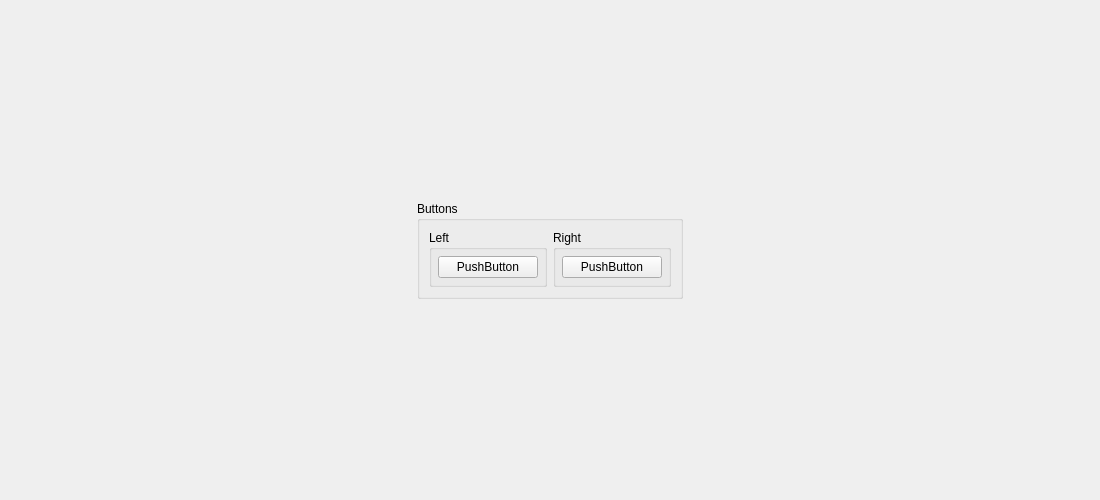
<?xml version="1.0" encoding="UTF-8"?>
<ui version="4.0">
 <class>ControllerBindingWidget_Mouse</class>
 <widget class="QWidget" name="ControllerBindingWidget_Mouse">
  <property name="geometry">
   <rect>
    <x>0</x>
    <y>0</y>
    <width>1100</width>
    <height>500</height>
   </rect>
  </property>
  <property name="sizePolicy">
   <sizepolicy hsizetype="MinimumExpanding" vsizetype="Preferred">
    <horstretch>0</horstretch>
    <verstretch>0</verstretch>
   </sizepolicy>
  </property>
  <property name="minimumSize">
   <size>
    <width>1100</width>
    <height>500</height>
   </size>
  </property>
  <property name="windowTitle">
   <string>Form</string>
  </property>
  <layout class="QGridLayout" name="gridLayout">
   <item row="0" column="1">
    <spacer name="verticalSpacer_2">
     <property name="orientation">
      <enum>Qt::Vertical</enum>
     </property>
     <property name="sizeHint" stdset="0">
      <size>
       <width>20</width>
       <height>187</height>
      </size>
     </property>
    </spacer>
   </item>
   <item row="1" column="0">
    <spacer name="horizontalSpacer">
     <property name="orientation">
      <enum>Qt::Horizontal</enum>
     </property>
     <property name="sizeHint" stdset="0">
      <size>
       <width>405</width>
       <height>20</height>
      </size>
     </property>
    </spacer>
   </item>
   <item row="1" column="1">
    <widget class="QGroupBox" name="groupBox">
     <property name="title">
      <string>Buttons</string>
     </property>
     <layout class="QGridLayout" name="gridLayout_5">
      <item row="1" column="0" colspan="2">
       <widget class="QGroupBox" name="groupBox_3">
        <property name="title">
         <string>Left</string>
        </property>
        <layout class="QGridLayout" name="gridLayout_2">
         <property name="leftMargin">
          <number>6</number>
         </property>
         <property name="topMargin">
          <number>6</number>
         </property>
         <property name="rightMargin">
          <number>6</number>
         </property>
         <property name="bottomMargin">
          <number>6</number>
         </property>
         <item row="0" column="0">
          <widget class="InputBindingWidget" name="Left">
           <property name="minimumSize">
            <size>
             <width>100</width>
             <height>0</height>
            </size>
           </property>
           <property name="maximumSize">
            <size>
             <width>100</width>
             <height>16777215</height>
            </size>
           </property>
           <property name="text">
            <string>PushButton</string>
           </property>
          </widget>
         </item>
        </layout>
       </widget>
      </item>
      <item row="1" column="2" colspan="2">
       <widget class="QGroupBox" name="groupBox_4">
        <property name="title">
         <string>Right</string>
        </property>
        <layout class="QGridLayout" name="gridLayout_3">
         <property name="leftMargin">
          <number>6</number>
         </property>
         <property name="topMargin">
          <number>6</number>
         </property>
         <property name="rightMargin">
          <number>6</number>
         </property>
         <property name="bottomMargin">
          <number>6</number>
         </property>
         <item row="0" column="0">
          <widget class="InputBindingWidget" name="Right">
           <property name="minimumSize">
            <size>
             <width>100</width>
             <height>0</height>
            </size>
           </property>
           <property name="maximumSize">
            <size>
             <width>100</width>
             <height>16777215</height>
            </size>
           </property>
           <property name="text">
            <string>PushButton</string>
           </property>
          </widget>
         </item>
        </layout>
       </widget>
      </item>
     </layout>
    </widget>
   </item>
   <item row="1" column="2">
    <spacer name="horizontalSpacer_2">
     <property name="orientation">
      <enum>Qt::Horizontal</enum>
     </property>
     <property name="sizeHint" stdset="0">
      <size>
       <width>405</width>
       <height>20</height>
      </size>
     </property>
    </spacer>
   </item>
   <item row="2" column="1">
    <spacer name="verticalSpacer">
     <property name="orientation">
      <enum>Qt::Vertical</enum>
     </property>
     <property name="sizeHint" stdset="0">
      <size>
       <width>20</width>
       <height>187</height>
      </size>
     </property>
    </spacer>
   </item>
  </layout>
 </widget>
 <customwidgets>
  <customwidget>
   <class>InputBindingWidget</class>
   <extends>QPushButton</extends>
   <header>inputbindingwidgets.h</header>
  </customwidget>
 </customwidgets>
 <resources>
  <include location="resources/resources.qrc"/>
 </resources>
 <connections/>
</ui>
